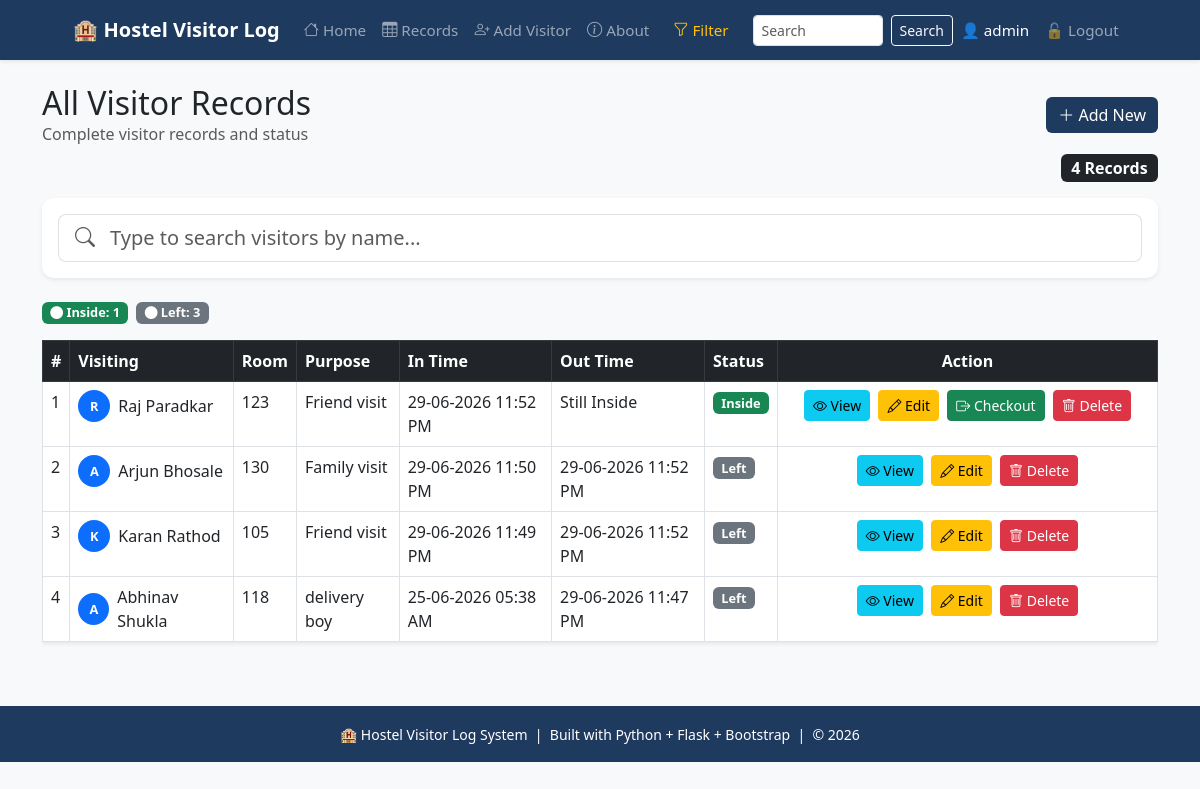
The app's page /records (signed in) with its own data.
### tables this page shows
CREATE TABLE visitors (
            id INTEGER PRIMARY KEY AUTOINCREMENT,
            visitor_name TEXT NOT NULL,
            student_name TEXT NOT NULL,
            room_number TEXT NOT NULL,
            purpose TEXT NOT NULL,
            in_time TEXT NOT NULL,
            out_time TEXT NOT NULL DEFAULT 'Still Inside',
            status TEXT DEFAULT 'Inside'
        );

### app.py (the view)
@app.route('/records')
def records():
    room = request.args.get('room')
    status = request.args.get('status')
    q = request.args.get('q')
    conn = get_db()
    query = "SELECT * FROM visitors WHERE 1=1"
    params = []
    if room:
        query += " AND room_number = ?"
        params.append(room)
    if status:
        query += " AND status = ?"
        params.append(status)
    if q:
        query += " AND visitor_name LIKE ?"
        params.append(f"%{q}%")
    query += " ORDER BY id DESC"
    visitors = conn.execute(query, params).fetchall()
    conn.close()
    return render_template('records.html', visitors=visitors)

### app.py (called while the page is built)
def get_db():
    conn = sqlite3.connect('database.db')
    conn.row_factory = sqlite3.Row
    return conn

@app.context_processor
def inject_user():
    return dict(current_user=session.get('username'))

### templates/records.html (shortened to what this page needs)
{% extends 'base.html' %}
{% block content %}
<div class="d-flex justify-content-between align-items-center mb-2">
    <div>
        <h2 class="mb-0">All Visitor Records</h2>
        <p class="text-muted mb-0">Complete visitor records and status</p>
    </div>
    <a href="{{ url_for('add_visitor') }}" class="btn btn-brand">
        <i class="bi bi-plus-lg"></i> Add New
    </a>
</div>
<div class="d-flex justify-content-end mb-3">
    <span class="badge bg-dark fs-6" id="recordBadge">0 Records</span>
</div>
<div class="card shadow-sm mb-4">
    <div class="card-body">
        <div class="input-group input-group-lg">
            <span class="input-group-text bg-white border-end-0">
                <i class="bi bi-search text-muted"></i>
            </span>
            <input type="text" id="recordSearch" class="form-control border-start-0 ps-0"
                   placeholder="Type to search visitors by name...">
        </div>
    </div>
</div>
<div class="d-flex gap-2 mb-3" id="statusBadges">
</div>
<div class="table-responsive">
    <table class="table table-hover table-bordered shadow-sm">
        <thead class="table-dark">
            <tr>
                <th>#</th>
                <th>Visiting</th>
                <th>Room</th>
                <th>Purpose</th>
                <th>In Time</th>
                <th>Out Time</th>
                <th>Status</th>
                <th width="380px" class="text-center">Action</th>
            </tr>
        </thead>
        <tbody id="tableBody">
            {% for visitor in visitors %}
            <tr data-status="{{ visitor.status }}">
                <td>{{ loop.index }}</td>
                <td class="visitor-name">
                    <div class="d-flex align-items-center">
                        <span class="badge rounded-circle bg-primary me-2" style="width:32px;height:32px;line-height:24px;">
                            {{ visitor.visitor_name[0] }}
                        </span>
                        {{ visitor.visitor_name }}
                    </div>
                </td>
                <td>{{ visitor.room_number }}</td>
                <td>{{ visitor.purpose }}</td>
                <td>{{ visitor.in_time }}</td>
                <td>{{ visitor.out_time or 'Still Inside' }}</td>
                <td>
                    <span class="badge {% if visitor.status == 'Inside' %}bg-success{% else %}bg-secondary{% endif %}">
                        {{ visitor.status }}
                    </span>
                </td>
                <td class="text-center" style="white-space: nowrap;">
                    <a href="{{ url_for('details', id=visitor.id) }}"
                       class="btn btn-sm btn-info me-1">
                        <i class="bi bi-eye"></i> View
                    </a>
                    {% if session.role == 'admin'%}
                    <a href="{{ url_for('edit_visitor', id=visitor.id) }}"
                       class="btn btn-sm btn-warning me-1">
                        <i class="bi bi-pencil"></i> Edit
                    </a>
                    {% endif %}
                    {% if visitor.status == 'Inside' %}
                    <form action="{{ url_for('checkout_visitor', id=visitor.id) }}" method="POST" style="display:inline;">
                        <button type="submit" class="btn btn-sm btn-success me-1"
                                onclick="return confirm('Checkout {{ visitor.visitor_name }}?')">
                            <i class="bi bi-box-arrow-right"></i> Checkout
                        </button>
                    </form>
                    {% endif %}
                    <form action="{{ url_for('delete_visitor', id=visitor.id) }}" method="POST" style="display:inline;">
                        <button type="submit" class="btn btn-sm btn-danger"
                                onclick="return confirm('Delete {{ visitor.visitor_name }}? This cannot be undone.')">
                            <i class="bi bi-trash"></i> Delete
                        </button>
                    </form>
                </td>
            </tr>
            {% endfor %}
        </tbody>
    </table>
</div>
{% endblock %}

### templates/base.html (style rules this page uses)
:root { --brand: #1e3a5f; }
body { background-color: #f8f9fa; }
.btn-brand { background-color: var(--brand); color: white; border: none; }
.card { border: none; border-radius: 12px; box-shadow: 0 2px 8px rgba(0,0,0,0.08); transition: transform 0.2s, box-shadow 0.2s; }
.badge { font-size: 0.8rem; }

### records on screen
visitors: visitor_name "R", visitor_name "Raj Paradkar", room_number "123", purpose "Friend visit", in_time "29-06-2026 11:52 PM", out_time "Still Inside", status "Inside"
visitors: visitor_name "A", visitor_name "Arjun Bhosale", room_number "130", purpose "Family visit", in_time "29-06-2026 11:50 PM", out_time "29-06-2026 11:52 PM", status "Left"
visitors: visitor_name "K", visitor_name "Karan Rathod", room_number "105", purpose "Friend visit", in_time "29-06-2026 11:49 PM", out_time "29-06-2026 11:52 PM", status "Left"
visitors: visitor_name "A", visitor_name "Abhinav Shukla", room_number "118", purpose "delivery boy", in_time "25-06-2026 05:38 AM", out_time "29-06-2026 11:47 PM", status "Left"

### other values on screen
{{ session.username }} "admin"
